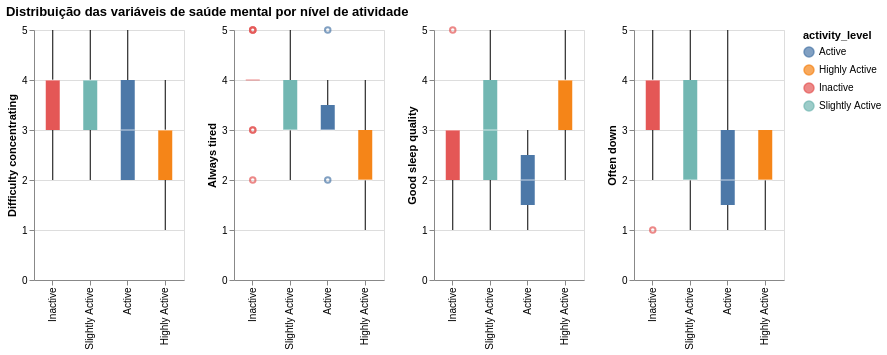

Notebook code for this chart:
### Code cell
charts = []
for col in mental_health_columns:
    c = (
        alt.Chart(df)
        .mark_boxplot()
        .encode(
            x=alt.X("activity_level:N", sort=levels_order, title=None),
            y=alt.Y(f"{col}:Q", title=col.replace("_", " ").capitalize()),
            color="activity_level:N"
        )
        .properties(width=150, height=250)
    )
    charts.append(c)

boxplots = alt.hconcat(*charts).resolve_scale(y='independent').properties(
    title="Distribuição das variáveis de saúde mental por nível de atividade"
)

boxplots

### Figure 1 — Vega-Lite specification as saved in the notebook (floating-point values rounded to 4 significant figures)
{"config": {"view": {"continuousWidth": 300, "continuousHeight": 300}}, "hconcat": [{"mark": {"type": "boxplot"}, "encoding": {"color": {"field": "activity_level", "type": "nominal"}, "x": {"field": "activity_level", "sort": ["Inactive", "Slightly Active", "Active", "Highly Active"], "title": null, "type": "nominal"}, "y": {"field": "difficulty_concentrating", "title": "Difficulty concentrating", "type": "quantitative"}}, "height": 250, "width": 150}, {"mark": {"type": "boxplot"}, "encoding": {"color": {"field": "activity_level", "type": "nominal"}, "x": {"field": "activity_level", "sort": ["Inactive", "Slightly Active", "Active", "Highly Active"], "title": null, "type": "nominal"}, "y": {"field": "always_tired", "title": "Always tired", "type": "quantitative"}}, "height": 250, "width": 150}, {"mark": {"type": "boxplot"}, "encoding": {"color": {"field": "activity_level", "type": "nominal"}, "x": {"field": "activity_level", "sort": ["Inactive", "Slightly Active", "Active", "Highly Active"], "title": null, "type": "nominal"}, "y": {"field": "good_sleep_quality", "title": "Good sleep quality", "type": "quantitative"}}, "height": 250, "width": 150}, {"mark": {"type": "boxplot"}, "encoding": {"color": {"field": "activity_level", "type": "nominal"}, "x": {"field": "activity_level", "sort": ["Inactive", "Slightly Active", "Active", "Highly Active"], "title": null, "type": "nominal"}, "y": {"field": "often_down", "title": "Often down", "type": "quantitative"}}, "height": 250, "width": 150}], "data": {"name": "data-8ac17d0b2fcbbf6474649c6a9adc6c27"}, "resolve": {"scale": {"y": "independent"}}, "title": "Distribuição das variáveis de saúde mental por nível de atividade", "$schema": "https://vega.github.io/schema/vega-lite/v5.20.1.json", "datasets": {"data-8ac17d0b2fcbbf6474649c6a9adc6c27": [{"timestamp": "18/10/2025 16:34:30", "gender": "Feminino", "age": "18-20", "academic_stage": "Graduando", "weekly_sessions": 2.5, "minutes_per_session": 45, "difficulty_concentrating": 2, "always_tired": 2, "good_sleep_quality": 4, "often_down": 2, "lack_of_time": 5, "study_fatigue": 2, "financial_cost": 2, "physical_for_mental_health": 5, "physical_for_physical_health": 5, "physical_for_appearance": 3, "physical_for_leisure": 3, "weekly_minutes": 112.5, "activity_level": "Slightly Active"}, {"timestamp": "18/10/2025 16:36:55", "gender": "Masculino", "age": "21-23", "academic_stage": "Graduando", "weekly_sessions": 4.5, "minutes_per_session": 75, "difficulty_concentrating": 3, "always_tired": 2, "good_sleep_quality": 5, "often_down": 3, "lack_of_time": 4, "study_fatigue": 4, "financial_cost": 3, "physical_for_mental_health": 5, "physical_for_physical_health": 5, "physical_for_appearance": 5, "physical_for_leisure": 2, "weekly_minutes": 337.5, "activity_level": "Highly Active"}, {"timestamp": "18/10/2025 16:37:14", "gender": "Masculino", "age": "18-20", "academic_stage": "Graduando", "weekly_sessions": 4.5, "minutes_per_session": 75, "difficulty_concentrating": 3, "always_tired": 4, "good_sleep_quality": 4, "often_down": 2, "lack_of_time": 3, "study_fatigue": 3, "financial_cost": 4, "physical_for_mental_health": 5, "physical_for_physical_health": 5, "physical_for_appearance": 5, "physical_for_leisure": 5, "weekly_minutes": 337.5, "activity_level": "Highly Active"}, {"timestamp": "18/10/2025 16:38:35", "gender": "Feminino", "age": "18-20", "academic_stage": "Graduando", "weekly_sessions": 4.5, "minutes_per_session": 75, "difficulty_concentrating": 3, "always_tired": 2, "good_sleep_quality": 4, "often_down": 2, "lack_of_time": 2, "study_fatigue": 2, "financial_cost": 1, "physical_for_mental_health": 5, "physical_for_physical_health": 5, "physical_for_appearance": 5, "physical_for_leisure": 5, "weekly_minutes": 337.5, "activity_level": "Highly Active"}, {"timestamp": "18/10/2025 16:40:17", "gender": "Masculino", "age": "18-20", "academic_stage": "Graduando", "weekly_sessions": 2.5, "minutes_per_session": 75, "difficulty_concentrating": 2, "always_tired": 4, "good_sleep_quality": 3, "often_down": 1, "lack_of_time": 5, "study_fatigue": 2, "financial_cost": 4, "physical_for_mental_health": 5, "physical_for_physical_health": 5, "physical_for_appearance": 5, "physical_for_leisure": 4, "weekly_minutes": 187.5, "activity_level": "Active"}, {"timestamp": "18/10/2025 16:41:28", "gender": "Masculino", "age": "21-23", "academic_stage": "Graduando", "weekly_sessions": 6.0, "minutes_per_session": 15, "difficulty_concentrating": 4, "always_tired": 3, "good_sleep_quality": 5, "often_down": 4, "lack_of_time": 2, "study_fatigue": 3, "financial_cost": 5, "physical_for_mental_health": 4, "physical_for_physical_health": 4, "physical_for_appearance": 4, "physical_for_leisure": 4, "weekly_minutes": 90.0, "activity_level": "Slightly Active"}, {"timestamp": "18/10/2025 16:42:07", "gender": "Masculino", "age": "18-20", "academic_stage": "Graduando", "weekly_sessions": 0.0, "minutes_per_session": 15, "difficulty_concentrating": 4, "always_tired": 4, "good_sleep_quality": 3, "often_down": 2, "lack_of_time": 4, "study_fatigue": 3, "financial_cost": 4, "physical_for_mental_health": 4, "physical_for_physical_health": 4, "physical_for_appearance": 4, "physical_for_leisure": 4, "weekly_minutes": 0.0, "activity_level": "Inactive"}, {"timestamp": "18/10/2025 16:43:38", "gender": "Feminino", "age": "21-23", "academic_stage": "Graduando", "weekly_sessions": 1.0, "minutes_per_session": 45, "difficulty_concentrating": 3, "always_tired": 5, "good_sleep_quality": 4, "often_down": 2, "lack_of_time": 5, "study_fatigue": 5, "financial_cost": 1, "physical_for_mental_health": 4, "physical_for_physical_health": 2, "physical_for_appearance": 5, "physical_for_leisure": 5, "weekly_minutes": 45.0, "activity_level": "Slightly Active"}, {"timestamp": "18/10/2025 16:44:12", "gender": "Masculino", "age": "18-20", "academic_stage": "Graduando", "weekly_sessions": 1.0, "minutes_per_session": 45, "difficulty_concentrating": 4, "always_tired": 3, "good_sleep_quality": 2, "often_down": 2, "lack_of_time": 1, "study_fatigue": 1, "financial_cost": 2, "physical_for_mental_health": 3, "physical_for_physical_health": 4, "physical_for_appearance": 3, "physical_for_leisure": 3, "weekly_minutes": 45.0, "activity_level": "Slightly Active"}, {"timestamp": "18/10/2025 16:47:29", "gender": "Masculino", "age": "18-20", "academic_stage": "Graduando", "weekly_sessions": 1.0, "minutes_per_session": 15, "difficulty_concentrating": 4, "always_tired": 4, "good_sleep_quality": 2, "often_down": 2, "lack_of_time": 4, "study_fatigue": 4, "financial_cost": 3, "physical_for_mental_health": 5, "physical_for_physical_health": 5, "physical_for_appearance": 5, "physical_for_leisure": 3, "weekly_minutes": 15.0, "activity_level": "Slightly Active"}, {"timestamp": "18/10/2025 16:48:51", "gender": "Masculino", "age": "18-20", "academic_stage": "Graduando", "weekly_sessions": 0.0, "minutes_per_session": 15, "difficulty_concentrating": 4, "always_tired": 4, "good_sleep_quality": 3, "often_down": 4, "lack_of_time": 4, "study_fatigue": 4, "financial_cost": 3, "physical_for_mental_health": 4, "physical_for_physical_health": 4, "physical_for_appearance": 3, "physical_for_leisure": 4, "weekly_minutes": 0.0, "activity_level": "Inactive"}, {"timestamp": "18/10/2025 16:49:54", "gender": "Feminino", "age": "18-20", "academic_stage": "Graduando", "weekly_sessions": 4.5, "minutes_per_session": 75, "difficulty_concentrating": 1, "always_tired": 3, "good_sleep_quality": 4, "often_down": 3, "lack_of_time": 4, "study_fatigue": 3, "financial_cost": 1, "physical_for_mental_health": 5, "physical_for_physical_health": 5, "physical_for_appearance": 5, "physical_for_leisure": 4, "weekly_minutes": 337.5, "activity_level": "Highly Active"}, {"timestamp": "18/10/2025 16:51:08", "gender": "Masculino", "age": "18-20", "academic_stage": "Graduando", "weekly_sessions": 2.5, "minutes_per_session": 45, "difficulty_concentrating": 2, "always_tired": 2, "good_sleep_quality": 3, "often_down": 1, "lack_of_time": 5, "study_fatigue": 2, "financial_cost": 2, "physical_for_mental_health": 4, "physical_for_physical_health": 4, "physical_for_appearance": 4, "physical_for_leisure": 3, "weekly_minutes": 112.5, "activity_level": "Slightly Active"}, {"timestamp": "18/10/2025 16:51:40", "gender": "Masculino", "age": "27-29", "academic_stage": "Graduando", "weekly_sessions": 0.0, "minutes_per_session": 15, "difficulty_concentrating": 2, "always_tired": 3, "good_sleep_quality": 3, "often_down": 4, "lack_of_time": 4, "study_fatigue": 4, "financial_cost": 3, "physical_for_mental_health": 4, "physical_for_physical_health": 4, "physical_for_appearance": 4, "physical_for_leisure": 3, "weekly_minutes": 0.0, "activity_level": "Inactive"}, {"timestamp": "18/10/2025 16:54:45", "gender": "Masculino", "age": "18-20", "academic_stage": "Graduando", "weekly_sessions": 4.5, "minutes_per_session": 75, "difficulty_concentrating": 2, "always_tired": 2, "good_sleep_quality": 3, "often_down": 2, "lack_of_time": 4, "study_fatigue": 2, "financial_cost": 2, "physical_for_mental_health": 2, "physical_for_physical_health": 5, "physical_for_appearance": 5, "physical_for_leisure": 3, "weekly_minutes": 337.5, "activity_level": "Highly Active"}, {"timestamp": "18/10/2025 16:57:49", "gender": "Feminino", "age": "21-23", "academic_stage": "Graduando", "weekly_sessions": 0.0, "minutes_per_session": 45, "difficulty_concentrating": 2, "always_tired": 4, "good_sleep_quality": 2, "often_down": 4, "lack_of_time": 4, "study_fatigue": 4, "financial_cost": 5, "physical_for_mental_health": 5, "physical_for_physical_health": 5, "physical_for_appearance": 5, "physical_for_leisure": 5, "weekly_minutes": 0.0, "activity_level": "Inactive"}, {"timestamp": "18/10/2025 16:57:57", "gender": "Masculino", "age": "18-20", "academic_stage": "Graduando", "weekly_sessions": 2.5, "minutes_per_session": 75, "difficulty_concentrating": 4, "always_tired": 3, "good_sleep_quality": 2, "often_down": 2, "lack_of_time": 5, "study_fatigue": 5, "financial_cost": 2, "physical_for_mental_health": 5, "physical_for_physical_health": 5, "physical_for_appearance": 5, "physical_for_leisure": 4, "weekly_minutes": 187.5, "activity_level": "Active"}, {"timestamp": "18/10/2025 17:02:35", "gender": "Feminino", "age": "18-20", "academic_stage": "Graduando", "weekly_sessions": 2.5, "minutes_per_session": 45, "difficulty_concentrating": 4, "always_tired": 3, "good_sleep_quality": 4, "often_down": 2, "lack_of_time": 5, "study_fatigue": 4, "financial_cost": 2, "physical_for_mental_health": 5, "physical_for_physical_health": 5, "physical_for_appearance": 5, "physical_for_leisure": 2, "weekly_minutes": 112.5, "activity_level": "Slightly Active"}, {"timestamp": "18/10/2025 17:03:04", "gender": "Feminino", "age": "21-23", "academic_stage": "Graduando", "weekly_sessions": 0.0, "minutes_per_session": 15, "difficulty_concentrating": 4, "always_tired": 4, "good_sleep_quality": 3, "often_down": 3, "lack_of_time": 5, "study_fatigue": 5, "financial_cost": 3, "physical_for_mental_health": 5, "physical_for_physical_health": 5, "physical_for_appearance": 5, "physical_for_leisure": 4, "weekly_minutes": 0.0, "activity_level": "Inactive"}, {"timestamp": "18/10/2025 17:05:56", "gender": "Masculino", "age": "18-20", "academic_stage": "Graduando", "weekly_sessions": 0.0, "minutes_per_session": 45, "difficulty_concentrating": 5, "always_tired": 4, "good_sleep_quality": 3, "often_down": 1, "lack_of_time": 5, "study_fatigue": 5, "financial_cost": 2, "physical_for_mental_health": 4, "physical_for_physical_health": 4, "physical_for_appearance": 4, "physical_for_leisure": 2, "weekly_minutes": 0.0, "activity_level": "Inactive"}, {"timestamp": "18/10/2025 17:06:53", "gender": "Masculino", "age": "24-26", "academic_stage": "Graduando", "weekly_sessions": 0.0, "minutes_per_session": 15, "difficulty_concentrating": 4, "always_tired": 4, "good_sleep_quality": 3, "often_down": 4, "lack_of_time": 5, "study_fatigue": 4, "financial_cost": 4, "physical_for_mental_health": 5, "physical_for_physical_health": 5, "physical_for_appearance": 5, "physical_for_leisure": 5, "weekly_minutes": 0.0, "activity_level": "Inactive"}, {"timestamp": "18/10/2025 17:08:50", "gender": "Feminino", "age": "18-20", "academic_stage": "Graduando", "weekly_sessions": 4.5, "minutes_per_session": 75, "difficulty_concentrating": 4, "always_tired": 2, "good_sleep_quality": 2, "often_down": 1, "lack_of_time": 4, "study_fatigue": 2, "financial_cost": 3, "physical_for_mental_health": 4, "physical_for_physical_health": 4, "physical_for_appearance": 3, "physical_for_leisure": 5, "weekly_minutes": 337.5, "activity_level": "Highly Active"}, {"timestamp": "18/10/2025 17:10:50", "gender": "Feminino", "age": "18-20", "academic_stage": "Graduando", "weekly_sessions": 2.5, "minutes_per_session": 45, "difficulty_concentrating": 3, "always_tired": 3, "good_sleep_quality": 4, "often_down": 4, "lack_of_time": 4, "study_fatigue": 5, "financial_cost": 1, "physical_for_mental_health": 4, "physical_for_physical_health": 5, "physical_for_appearance": 3, "physical_for_leisure": 2, "weekly_minutes": 112.5, "activity_level": "Slightly Active"}, {"timestamp": "18/10/2025 17:19:04", "gender": "Masculino", "age": "18-20", "academic_stage": "Graduando", "weekly_sessions": 2.5, "minutes_per_session": 75, "difficulty_concentrating": 3, "always_tired": 3, "good_sleep_quality": 3, "often_down": 3, "lack_of_time": 4, "study_fatigue": 2, "financial_cost": 2, "physical_for_mental_health": 5, "physical_for_physical_health": 5, "physical_for_appearance": 5, "physical_for_leisure": 3, "weekly_minutes": 187.5, "activity_level": "Active"}, {"timestamp": "18/10/2025 17:21:50", "gender": "Masculino", "age": "18-20", "academic_stage": "Graduando", "weekly_sessions": 2.5, "minutes_per_session": 90, "difficulty_concentrating": 4, "always_tired": 3, "good_sleep_quality": 2, "often_down": 3, "lack_of_time": 4, "study_fatigue": 2, "financial_cost": 4, "physical_for_mental_health": 5, "physical_for_physical_health": 5, "physical_for_appearance": 3, "physical_for_leisure": 5, "weekly_minutes": 225.0, "activity_level": "Active"}, {"timestamp": "18/10/2025 17:22:07", "gender": "Prefiro não dizer", "age": "24-26", "academic_stage": "Graduando", "weekly_sessions": 2.5, "minutes_per_session": 45, "difficulty_concentrating": 3, "always_tired": 4, "good_sleep_quality": 1, "often_down": 2, "lack_of_time": 4, "study_fatigue": 4, "financial_cost": 2, "physical_for_mental_health": 2, "physical_for_physical_health": 1, "physical_for_appearance": 3, "physical_for_leisure": 4, "weekly_minutes": 112.5, "activity_level": "Slightly Active"}, {"timestamp": "18/10/2025 17:26:12", "gender": "Masculino", "age": "18-20", "academic_stage": "Graduando", "weekly_sessions": 1.0, "minutes_per_session": 15, "difficulty_concentrating": 4, "always_tired": 4, "good_sleep_quality": 4, "often_down": 2, "lack_of_time": 5, "study_fatigue": 3, "financial_cost": 1, "physical_for_mental_health": 5, "physical_for_physical_health": 5, "physical_for_appearance": 5, "physical_for_leisure": 2, "weekly_minutes": 15.0, "activity_level": "Slightly Active"}, {"timestamp": "18/10/2025 17:27:09", "gender": "Masculino", "age": "18-20", "academic_stage": "Graduando", "weekly_sessions": 2.5, "minutes_per_session": 45, "difficulty_concentrating": 5, "always_tired": 4, "good_sleep_quality": 4, "often_down": 4, "lack_of_time": 5, "study_fatigue": 5, "financial_cost": 2, "physical_for_mental_health": 5, "physical_for_physical_health": 5, "physical_for_appearance": 4, "physical_for_leisure": 2, "weekly_minutes": 112.5, "activity_level": "Slightly Active"}, {"timestamp": "18/10/2025 17:34:26", "gender": "Feminino", "age": "18-20", "academic_stage": "Graduando", "weekly_sessions": 4.5, "minutes_per_session": 75, "difficulty_concentrating": 4, "always_tired": 3, "good_sleep_quality": 2, "often_down": 3, "lack_of_time": 3, "study_fatigue": 3, "financial_cost": 2, "physical_for_mental_health": 4, "physical_for_physical_health": 4, "physical_for_appearance": 4, "physical_for_leisure": 3, "weekly_minutes": 337.5, "activity_level": "Highly Active"}, {"timestamp": "18/10/2025 17:36:46", "gender": "Feminino", "age": "21-23", "academic_stage": "Graduando", "weekly_sessions": 2.5, "minutes_per_session": 45, "difficulty_concentrating": 3, "always_tired": 2, "good_sleep_quality": 3, "often_down": 2, "lack_of_time": 4, "study_fatigue": 4, "financial_cost": 4, "physical_for_mental_health": 4, "physical_for_physical_health": 4, "physical_for_appearance": 4, "physical_for_leisure": 4, "weekly_minutes": 112.5, "activity_level": "Slightly Active"}, {"timestamp": "18/10/2025 17:36:48", "gender": "Masculino", "age": "18-20", "academic_stage": "Graduando", "weekly_sessions": 1.0, "minutes_per_session": 75, "difficulty_concentrating": 5, "always_tired": 2, "good_sleep_quality": 5, "often_down": 5, "lack_of_time": 2, "study_fatigue": 3, "financial_cost": 1, "physical_for_mental_health": 5, "physical_for_physical_health": 5, "physical_for_appearance": 4, "physical_for_leisure": 3, "weekly_minutes": 75.0, "activity_level": "Slightly Active"}, {"timestamp": "18/10/2025 17:36:48", "gender": "Feminino", "age": "18-20", "academic_stage": "Graduando", "weekly_sessions": 1.0, "minutes_per_session": 75, "difficulty_concentrating": 3, "always_tired": 4, "good_sleep_quality": 3, "often_down": 1, "lack_of_time": 5, "study_fatigue": 5, "financial_cost": 3, "physical_for_mental_health": 5, "physical_for_physical_health": 5, "physical_for_appearance": 5, "physical_for_leisure": 4, "weekly_minutes": 75.0, "activity_level": "Slightly Active"}, {"timestamp": "18/10/2025 17:46:42", "gender": "Feminino", "age": "21-23", "academic_stage": "Graduando", "weekly_sessions": 1.0, "minutes_per_session": 45, "difficulty_concentrating": 3, "always_tired": 4, "good_sleep_quality": 3, "often_down": 1, "lack_of_time": 5, "study_fatigue": 5, "financial_cost": 4, "physical_for_mental_health": 4, "physical_for_physical_health": 5, "physical_for_appearance": 5, "physical_for_leisure": 3, "weekly_minutes": 45.0, "activity_level": "Slightly Active"}, {"timestamp": "18/10/2025 17:56:55", "gender": "Masculino", "age": "21-23", "academic_stage": "Graduando", "weekly_sessions": 2.5, "minutes_per_session": 45, "difficulty_concentrating": 3, "always_tired": 4, "good_sleep_quality": 1, "often_down": 2, "lack_of_time": 4, "study_fatigue": 5, "financial_cost": 2, "physical_for_mental_health": 4, "physical_for_physical_health": 4, "physical_for_appearance": 3, "physical_for_leisure": 4, "weekly_minutes": 112.5, "activity_level": "Slightly Active"}, {"timestamp": "18/10/2025 18:07:38", "gender": "Masculino", "age": "18-20", "academic_stage": "Graduando", "weekly_sessions": 0.0, "minutes_per_session": 15, "difficulty_concentrating": 4, "always_tired": 3, "good_sleep_quality": 2, "often_down": 3, "lack_of_time": 4, "study_fatigue": 4, "financial_cost": 1, "physical_for_mental_health": 1, "physical_for_physical_health": 1, "physical_for_appearance": 4, "physical_for_leisure": 4, "weekly_minutes": 0.0, "activity_level": "Inactive"}, {"timestamp": "18/10/2025 19:07:49", "gender": "Masculino", "age": "30 anos ou mais", "academic_stage": "Graduando", "weekly_sessions": 2.5, "minutes_per_session": 45, "difficulty_concentrating": 4, "always_tired": 3, "good_sleep_quality": 4, "often_down": 4, "lack_of_time": 4, "study_fatigue": 4, "financial_cost": 3, "physical_for_mental_health": 5, "physical_for_physical_health": 5, "physical_for_appearance": 5, "physical_for_leisure": 5, "weekly_minutes": 112.5, "activity_level": "Slightly Active"}, {"timestamp": "18/10/2025 19:15:23", "gender": "Masculino", "age": "18-20", "academic_stage": "Graduando", "weekly_sessions": 4.5, "minutes_per_session": 75, "difficulty_concentrating": 2, "always_tired": 2, "good_sleep_quality": 3, "often_down": 2, "lack_of_time": 2, "study_fatigue": 2, "financial_cost": 4, "physical_for_mental_health": 5, "physical_for_physical_health": 5, "physical_for_appearance": 5, "physical_for_leisure": 5, "weekly_minutes": 337.5, "activity_level": "Highly Active"}, {"timestamp": "18/10/2025 19:18:43", "gender": "Feminino", "age": "18-20", "academic_stage": "Graduando", "weekly_sessions": 4.5, "minutes_per_session": 45, "difficulty_concentrating": 2, "always_tired": 2, "good_sleep_quality": 1, "often_down": 2, "lack_of_time": 4, "study_fatigue": 4, "financial_cost": 2, "physical_for_mental_health": 5, "physical_for_physical_health": 5, "physical_for_appearance": 5, "physical_for_leisure": 4, "weekly_minutes": 202.5, "activity_level": "Active"}, {"timestamp": "18/10/2025 19:24:57", "gender": "Masculino", "age": "18-20", "academic_stage": "Graduando", "weekly_sessions": 4.5, "minutes_per_session": 75, "difficulty_concentrating": 2, "always_tired": 1, "good_sleep_quality": 4, "often_down": 1, "lack_of_time": 3, "study_fatigue": 1, "financial_cost": 1, "physical_for_mental_health": 5, "physical_for_physical_health": 5, "physical_for_appearance": 5, "physical_for_leisure": 5, "weekly_minutes": 337.5, "activity_level": "Highly Active"}, {"timestamp": "18/10/2025 19:35:43", "gender": "Masculino", "age": "18-20", "academic_stage": "Graduando", "weekly_sessions": 1.0, "minutes_per_session": 75, "difficulty_concentrating": 4, "always_tired": 3, "good_sleep_quality": 1, "often_down": 4, "lack_of_time": 3, "study_fatigue": 2, "financial_cost": 4, "physical_for_mental_health": 4, "physical_for_physical_health": 4, "physical_for_appearance": 4, "physical_for_leisure": 4, "weekly_minutes": 75.0, "activity_level": "Slightly Active"}, {"timestamp": "18/10/2025 19:41:28", "gender": "Feminino", "age": "21-23", "academic_stage": "Graduando", "weekly_sessions": 2.5, "minutes_per_session": 45, "difficulty_concentrating": 4, "always_tired": 5, "good_sleep_quality": 2, "often_down": 5, "lack_of_time": 5, "study_fatigue": 3, "financial_cost": 2, "physical_for_mental_health": 5, "physical_for_physical_health": 4, "physical_for_appearance": 4, "physical_for_leisure": 4, "weekly_minutes": 112.5, "activity_level": "Slightly Active"}, {"timestamp": "18/10/2025 19:45:51", "gender": "Masculino", "age": "18-20", "academic_stage": "Graduando", "weekly_sessions": 0.0, "minutes_per_session": 15, "difficulty_concentrating": 5, "always_tired": 5, "good_sleep_quality": 2, "often_down": 5, "lack_of_time": 4, "study_fatigue": 4, "financial_cost": 1, "physical_for_mental_health": 3, "physical_for_physical_health": 3, "physical_for_appearance": 3, "physical_for_leisure": 2, "weekly_minutes": 0.0, "activity_level": "Inactive"}, {"timestamp": "18/10/2025 19:55:29", "gender": "Feminino", "age": "18-20", "academic_stage": "Ensino médio ", "weekly_sessions": 0.0, "minutes_per_session": 15, "difficulty_concentrating": 5, "always_tired": 5, "good_sleep_quality": 1, "often_down": 4, "lack_of_time": 3, "study_fatigue": 3, "financial_cost": 3, "physical_for_mental_health": 2, "physical_for_physical_health": 3, "physical_for_appearance": 2, "physical_for_leisure": 2, "weekly_minutes": 0.0, "activity_level": "Inactive"}, {"timestamp": "18/10/2025 20:08:30", "gender": "Feminino", "age": "18-20", "academic_stage": "Graduando", "weekly_sessions": 0.0, "minutes_per_session": 45, "difficulty_concentrating": 4, "always_tired": 5, "good_sleep_quality": 3, "often_down": 5, "lack_of_time": 4, "study_fatigue": 5, "financial_cost": 2, "physical_for_mental_health": 5, "physical_for_physical_health": 5, "physical_for_appearance": 3, "physical_for_leisure": 3, "weekly_minutes": 0.0, "activity_level": "Inactive"}, {"timestamp": "18/10/2025 20:26:58", "gender": "Masculino", "age": "18-20", "academic_stage": "Graduando", "weekly_sessions": 1.0, "minutes_per_session": 45, "difficulty_concentrating": 4, "always_tired": 2, "good_sleep_quality": 3, "often_down": 3, "lack_of_time": 4, "study_fatigue": 5, "financial_cost": 2, "physical_for_mental_health": 5, "physical_for_physical_health": 4, "physical_for_appearance": 4, "physical_for_leisure": 3, "weekly_minutes": 45.0, "activity_level": "Slightly Active"}, {"timestamp": "18/10/2025 20:46:33", "gender": "Masculino", "age": "21-23", "academic_stage": "Graduando", "weekly_sessions": 0.0, "minutes_per_session": 15, "difficulty_concentrating": 2, "always_tired": 2, "good_sleep_quality": 5, "often_down": 3, "lack_of_time": 5, "study_fatigue": 4, "financial_cost": 1, "physical_for_mental_health": 5, "physical_for_physical_health": 5, "physical_for_appearance": 4, "physical_for_leisure": 5, "weekly_minutes": 0.0, "activity_level": "Inactive"}, {"timestamp": "18/10/2025 21:16:46", "gender": "Feminino", "age": "18-20", "academic_stage": "Graduando", "weekly_sessions": 2.5, "minutes_per_session": 45, "difficulty_concentrating": 3, "always_tired": 5, "good_sleep_quality": 3, "often_down": 5, "lack_of_time": 4, "study_fatigue": 4, "financial_cost": 3, "physical_for_mental_health": 5, "physical_for_physical_health": 4, "physical_for_appearance": 5, "physical_for_leisure": 3, "weekly_minutes": 112.5, "activity_level": "Slightly Active"}, {"timestamp": "18/10/2025 21:43:47", "gender": "Masculino", "age": "18-20", "academic_stage": "Graduando", "weekly_sessions": 2.5, "minutes_per_session": 90, "difficulty_concentrating": 2, "always_tired": 3, "good_sleep_quality": 2, "often_down": 1, "lack_of_time": 4, "study_fatigue": 2, "financial_cost": 1, "physical_for_mental_health": 5, "physical_for_physical_health": 5, "physical_for_appearance": 2, "physical_for_leisure": 4, "weekly_minutes": 225.0, "activity_level": "Active"}, {"timestamp": "18/10/2025 23:46:23", "gender": "Feminino", "age": "24-26", "academic_stage": "Graduando", "weekly_sessions": 2.5, "minutes_per_session": 75, "difficulty_concentrating": 5, "always_tired": 5, "good_sleep_quality": 1, "often_down": 5, "lack_of_time": 3, "study_fatigue": 5, "financial_cost": 5, "physical_for_mental_health": 5, "physical_for_physical_health": 5, "physical_for_appearance": 5, "physical_for_leisure": 5, "weekly_minutes": 187.5, "activity_level": "Active"}, {"timestamp": "19/10/2025 08:47:04", "gender": "Masculino", "age": "18-20", "academic_stage": "Graduando", "weekly_sessions": 0.0, "minutes_per_session": 45, "difficulty_concentrating": 3, "always_tired": 4, "good_sleep_quality": 2, "often_down": 4, "lack_of_time": 4, "study_fatigue": 1, "financial_cost": 1, "physical_for_mental_health": 5, "physical_for_physical_health": 4, "physical_for_appearance": 4, "physical_for_leisure": 4, "weekly_minutes": 0.0, "activity_level": "Inactive"}, {"timestamp": "19/10/2025 10:04:46", "gender": "Feminino", "age": "18-20", "academic_stage": "Vestibular", "weekly_sessions": 2.5, "minutes_per_session": 45, "difficulty_concentrating": 2, "always_tired": 3, "good_sleep_quality": 2, "often_down": 3, "lack_of_time": 4, "study_fatigue": 4, "financial_cost": 1, "physical_for_mental_health": 3, "physical_for_physical_health": 4, "physical_for_appearance": 4, "physical_for_leisure": 1, "weekly_minutes": 112.5, "activity_level": "Slightly Active"}, {"timestamp": "20/10/2025 09:50:44", "gender": "Masculino", "age": "18-20", "academic_stage": "Graduando", "weekly_sessions": 2.5, "minutes_per_session": 45, "difficulty_concentrating": 5, "always_tired": 4, "good_sleep_quality": 3, "often_down": 2, "lack_of_time": 4, "study_fatigue": 4, "financial_cost": 4, "physical_for_mental_health": 4, "physical_for_physical_health": 5, "physical_for_appearance": 5, "physical_for_leisure": 5, "weekly_minutes": 112.5, "activity_level": "Slightly Active"}]}}
